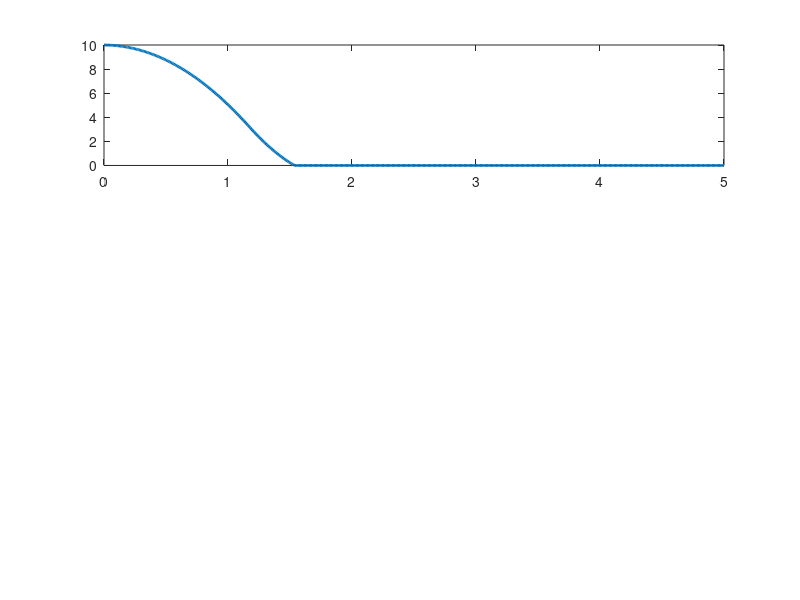

Source code (MATLAB): (Note: this script raises an error after producing the figure.)
%% LQR ILE DRONE KONTROLU (ZEMIN KONTROLLU FINAL)
clc; clear; close all;

% --- 1. SISTEM MODELI ---
m = 1.2; 
A = [0  1; 
     0  0];
B = [0; 
     1/m];

% --- 2. LQR TASARIMI ---
Q = [100  0; 
     0    1];
R = 0.1;

% LQR Kazancini Hesapla
K = lqr(A, B, Q, R);
disp('K Katsayilari:'); disp(K);

% --- 3. OZEL SIMULASYON DONGUSU ---
% Hazir 'initial' komutu yerine kendi fizik motorumuzu yaziyoruz
% Boylece "Zemin" kavramini ekleyebiliriz.

dt = 0.01;       % Zaman adimi (10 ms)
T_final = 5;     % Toplam sure (saniye)
steps = T_final / dt; 

% Kayit icin diziler (Grafik cizmek icin)
time = 0:dt:T_final;
pos_log = zeros(1, length(time));
vel_log = zeros(1, length(time));
u_log   = zeros(1, length(time));

% Baslangic Durumu
x = [10; 0]; % 10 metreden basla, hizi 0.

for i = 1:length(time)
    
    % 1. Mevcut Durumu Kaydet
    pos_log(i) = x(1);
    vel_log(i) = x(2);
    
    % 2. LQR Kontrol Kurali (u = -K*x)
    % "Hata ne kadar buyukse o kadar ters kuvvet uygula"
    u = -K * x;
    
    % --- YERCEKIMI DENGELEMESI (Gravity Compensation) ---
    % LQR sadece hatayi sifirlar. Dronun havada asili kalmasi icin
    % yercekimi kadar ekstra guc (mg) vermemiz lazim.
    % Eger bunu eklemezsek drone yavasca yere duser.
    u_total = u + (m * 9.81); 
    
    % Motor Siniri (Saturation - Opsiyonel)
    % Motorlar max 30N uretebilir, eksi uretemez
    if u_total > 30; u_total = 30; end
    if u_total < 0; u_total = 0; end
    
    u_log(i) = u_total; % Kaydet
    
    % 3. Fizik Motoru (Euler Integrasyonu)
    % dx = Ax + Bu (Burada B*u yerine B*(u_total - gravity) yapiyoruz)
    % Cunku lineer modelde yercekimi yoktu, elle ekliyoruz.
    
    acceleration = (u_total / m) - 9.81; % Net Ivme = (Itki/Kutle) - g
    
    x(2) = x(2) + acceleration * dt;     % Hiz guncelle
    x(1) = x(1) + x(2) * dt;             % Konum guncelle
    
    % --- ZEMIN KONTROLU (GROUND CHECK) ---
    % Eger konum 0'in altina inerse, yere carpmis demektir.
    if x(1) <= 0
        x(1) = 0; % Konumu 0'a sabitle
        x(2) = 0; % Hizi sifirla (Carpip durdu)
        
        % Opsiyonel: Yerdeyken motorlari kapatabiliriz
        % u_total = 0; 
    end
end

% --- 4. GRAFIKLER ---
figure('Name', 'LQR Inis Simu', 'Color', 'w');

subplot(3,1,1);
plot(time, pos_log, 'LineWidth', 2);
yline(0, 'k--', 'Zemin');
ylabel('Yukseklik (m)'); grid on;
title('Konum');

subplot(3,1,2);
plot(time, vel_log, 'r', 'LineWidth', 2);
ylabel('Hiz (m/s)'); grid on;
title('Dikey Hiz');

subplot(3,1,3);
plot(time, u_log, 'g', 'LineWidth', 2);
ylabel('Motor Gucu (N)'); grid on;
xlabel('Zaman (s)');
title('Kontrolcu Ciktisi');